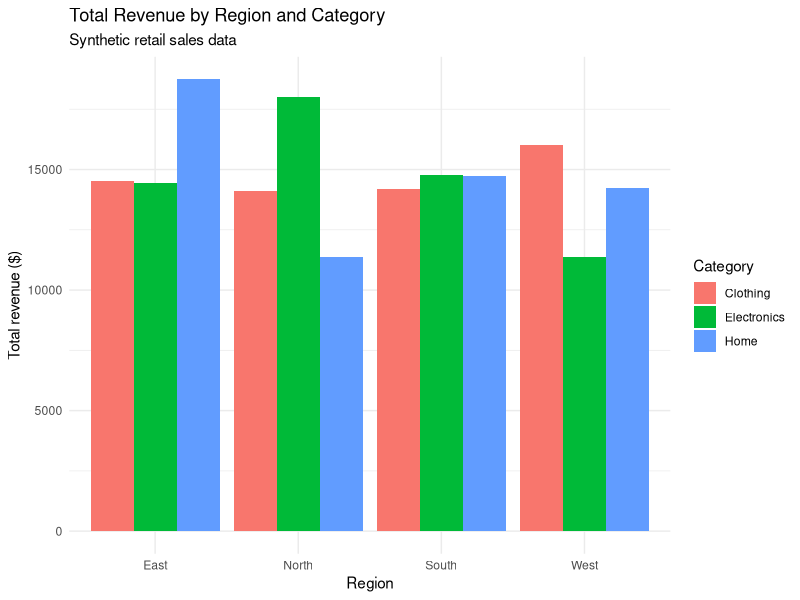

The R script that drew this image:
# sales_summary.R
# Author: Zia Yousaf
# Purpose: Generate a synthetic retail sales dataset, summarise revenue by
#          region and product category, and save a summary table and chart.
# Inputs:  None (data is simulated in the script with a fixed seed).
# Outputs: output/regional_summary.csv, output/revenue_by_region.png

library(dplyr)
library(ggplot2)

# ---- Settings ---------------------------------------------------------------
seed_value <- 400
n_orders   <- 500
output_dir <- "output"

# ---- 1. Simulate the synthetic dataset --------------------------------------
set.seed(seed_value)

sales <- tibble(
  order_id   = seq_len(n_orders),
  order_date = sample(
    seq(as.Date("2025-01-01"), as.Date("2025-12-31"), by = "day"),
    n_orders,
    replace = TRUE
  ),
  region     = sample(c("East", "West", "North", "South"), n_orders, replace = TRUE),
  category   = sample(c("Electronics", "Home", "Clothing"), n_orders, replace = TRUE),
  units      = sample(1:10, n_orders, replace = TRUE),
  unit_price = round(runif(n_orders, min = 5, max = 120), 2)
)

# ---- 2. Clean and prepare ---------------------------------------------------
sales_clean <- sales |>
  filter(!is.na(units), !is.na(unit_price)) |>
  mutate(
    revenue = units * unit_price,
    month   = format(order_date, "%Y-%m")
  )

# ---- 3. Summarise -----------------------------------------------------------
regional_summary <- sales_clean |>
  group_by(region, category) |>
  summarise(
    orders          = n(),
    total_units     = sum(units),
    total_revenue   = sum(revenue),
    avg_order_value = mean(revenue),
    .groups = "drop"
  ) |>
  arrange(region, desc(total_revenue))

# ---- 4. Visualise -----------------------------------------------------------
revenue_plot <- ggplot(
  regional_summary,
  aes(x = region, y = total_revenue, fill = category)
) +
  geom_col(position = "dodge") +
  labs(
    title = "Total Revenue by Region and Category",
    subtitle = "Synthetic retail sales data",
    x = "Region",
    y = "Total revenue ($)",
    fill = "Category"
  ) +
  theme_minimal()

# ---- 5. Save outputs --------------------------------------------------------
dir.create(output_dir, showWarnings = FALSE)

write.csv(
  regional_summary,
  file.path(output_dir, "regional_summary.csv"),
  row.names = FALSE
)

ggsave(
  file.path(output_dir, "revenue_by_region.png"),
  plot = revenue_plot,
  width = 8,
  height = 5,
  dpi = 150
)
